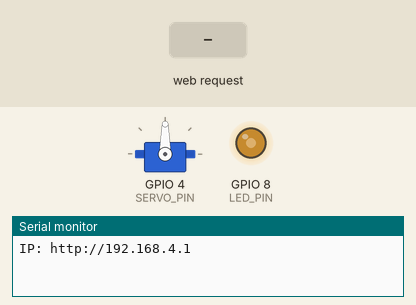
A sketch run on a simulated ESP32-S3. On the bench: servo, output pins drawn as LEDs (lit = HIGH), the last lines printed to the serial monitor. The inputs (shaded band) are chosen by the test bench.

Above: at 5.6 s.
5.7 s: HTTP request GET /updateServo?angle=1 received
At 6.3 s:
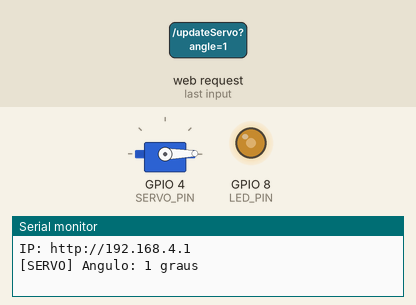
7.2 s: HTTP request GET /updateLed?freq=1&duty=1&angle=1 received
At 8.4 s:
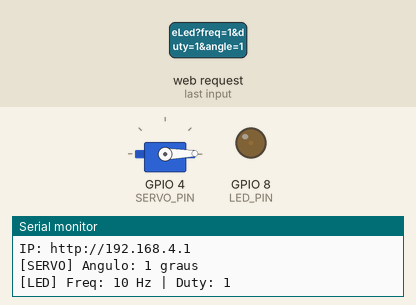
8.7 s: HTTP request GET /updateServo?angle=120 received
At 9.8 s:
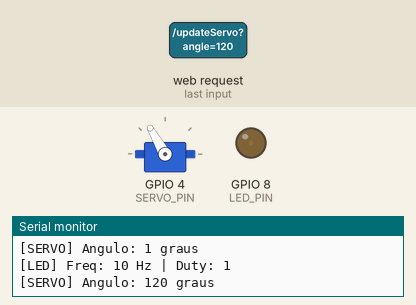
10.2 s: HTTP request GET /updateLed?freq=120&duty=120&angle=120 received
At 10.9 s:
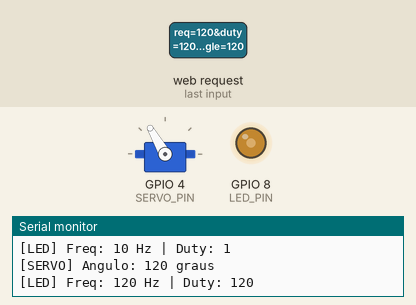
Timing chart, 0 to 12.7 s (numbered marks = the images above; inputs shaded):
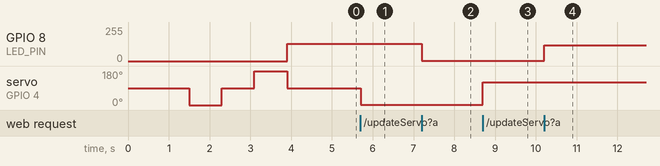

Measured:
- after the input at 5.7 s, servo on GPIO 4 (SERVO_PIN): 90° → 1° at once
- after the input at 7.2 s, GPIO 8 (LED_PIN): 128/255 → 1/255 at once
- after the input at 8.7 s, servo on GPIO 4 (SERVO_PIN): 1° → 120° at once
- after the input at 10.2 s, GPIO 8 (LED_PIN): 1/255 → 120/255 at once

The sketch:

desafio.ino
```cpp
#include <WiFi.h>
#include <WebServer.h>
#include <ESP32Servo.h>

const char* SSID     = "Controle_Servo_ESP32";
const char* PASSWORD = "12345678";

#define SERVO_PIN 4
#define LED_PIN   8

Servo meuServo;

int current_angle    = 90;
int current_led_freq = 5000;
int current_led_duty = 128;

WebServer server(80);

const char* HTML_PAINEL = R"rawhtml(
<!DOCTYPE html>
<html lang="pt-BR">
<head>
  <meta charset="UTF-8">
  <meta name="viewport" content="width=device-width, initial-scale=1">
  <title>Painel de Controle PWM</title>
  <style>
    * { box-sizing: border-box; margin: 0; padding: 0; }
    body { font-family: Arial, sans-serif; background: #0f1117; color: #e2e8f0;
           display: flex; justify-content: center; align-items: center; min-height: 100vh; padding: 1rem; }
    .container { width: 100%; max-width: 500px; }
    .card { background: #1a1d27; border: 1px solid #2e3347; border-radius: 12px; padding: 2rem; margin-bottom: 1.5rem; box-shadow: 0 4px 20px rgba(0,0,0,0.3); }
    h1 { color: #3b82f6; font-size: 1.4rem; margin-bottom: 1.5rem; text-align: center; }
    h2 { font-size: 1.1rem; margin-bottom: 1rem; color: #94a3b8; border-bottom: 1px solid #2e3347; padding-bottom: 0.3rem; }
    .control-group { margin-bottom: 1.25rem; }
    label { font-size: 0.85rem; color: #94a3b8; display: flex; justify-content: space-between; margin-bottom: 6px; }
    .val-display { font-weight: bold; font-family: monospace; }
    .led-txt { color: #10b981; }
    .servo-txt { color: #f59e0b; }
    input[type=range] { width: 100%; height: 6px; background: #22263a; border-radius: 3px; outline: none; -webkit-appearance: none; }
    input[type=range]::-webkit-slider-thumb { -webkit-appearance: none; width: 18px; height: 18px; border-radius: 50%; cursor: pointer; }
    #ledDuty::-webkit-slider-thumb, #ledFreq::-webkit-slider-thumb { background: #10b981; }
    #servoAngle::-webkit-slider-thumb { background: #f59e0b; }
    .preview-box { display: flex; justify-content: space-around; align-items: center; background: #22263a; border: 1px solid #2e3347; border-radius: 8px; padding: 1rem; margin-top: 1rem; }
    .preview-item { text-align: center; font-size: 0.75rem; color: #64748b; }
    .led-preview { width: 25px; height: 25px; border-radius: 50%; background: #10b981; margin: 8px auto 0; box-shadow: 0 0 15px #10b981; transition: opacity 0.05s; }
    .servo-base { width: 70px; height: 30px; background: #3b82f6; margin: 15px auto 0; position: relative; border-radius: 3px; }
    .servo-horn { width: 54px; height: 8px; background: #e2e8f0; position: absolute; top: -4px; left: 8px; transform-origin: center center; transition: transform 0.1s ease-out; border-radius: 4px; }
    #statusText { text-align: center; font-size: 0.8rem; color: #64748b; margin-top: 0.5rem; }
  </style>
</head>
<body>
<div class="container">
  <div class="card">
    <h1>Painel Integrado de Atuadores</h1>

    <h2>Controle do LED Externo</h2>
    <div class="control-group">
      <label>Frequência: <span class="val-display led-txt" id="ledFreqVal">5000 Hz</span></label>
      <input type="range" id="ledFreq" min="10" max="20000" value="5000" oninput="enviarLed()">
    </div>
    <div class="control-group">
      <label>Intensidade: <span class="val-display led-txt" id="ledDutyVal">50%</span></label>
      <input type="range" id="ledDuty" min="0" max="255" value="128" oninput="enviarLed()">
    </div>

    <h2>Controle do Servomotor</h2>
    <div class="control-group">
      <label>Ângulo do Braço: <span class="val-display servo-txt" id="servoAngleVal">90</span></label>
      <input type="range" id="servoAngle" min="0" max="180" value="90" oninput="enviarServo()">
    </div>

    <div class="preview-box">
      <div class="preview-item">
        <p>LED Físico</p>
        <div class="led-preview" id="ledVisual"></div>
      </div>
      <div class="preview-item">
        <p>Servo Físico</p>
        <div class="servo-base"><div class="servo-horn" id="servoVisual"></div></div>
      </div>
    </div>
    <div id="statusText">Sistema online. Aguardando comandos...</div>
  </div>
</div>

<script>
let ledTimeout   = null;
let servoTimeout = null;

function enviarLed() {
  var freq = document.getElementById("ledFreq").value;
  var duty = document.getElementById("ledDuty").value;
  document.getElementById("ledFreqVal").textContent  = freq + " Hz";
  document.getElementById("ledDutyVal").textContent  = Math.round((duty / 255) * 100) + "%";
  document.getElementById("ledVisual").style.opacity = duty / 255;
  clearTimeout(ledTimeout);
  ledTimeout = setTimeout(async () => {
    try {
      let r = await fetch(`/updateLed?freq=${freq}&duty=${duty}`);
      let d = await r.json();
      document.getElementById("statusText").textContent = `LED atualizado! Freq real: ${d.freq_real} Hz`;
    } catch(e) {
      document.getElementById("statusText").textContent = "Erro de conexao com o LED";
    }
  }, 50);
}

function enviarServo() {
  var angulo = document.getElementById("servoAngle").value;
  document.getElementById("servoAngleVal").textContent = angulo;
  document.getElementById("servoVisual").style.transform = `rotate(${angulo - 90}deg)`;
  clearTimeout(servoTimeout);
  servoTimeout = setTimeout(async () => {
    try {
      await fetch(`/updateServo?angle=${angulo}`);
      document.getElementById("statusText").textContent = `Servo posicionado em ${angulo}`;
    } catch(e) {
      document.getElementById("statusText").textContent = "Erro de conexao com o Servo";
    }
  }, 40);
}

enviarLed();
enviarServo();
</script>
</body>
</html>
)rawhtml";

void handleRoot() {
  server.send(200, "text/html", HTML_PAINEL);
}

void handleUpdateLed() {
  String sFreq = server.arg("freq");
  String sDuty = server.arg("duty");
  if (sFreq != "" && sDuty != "") {
    int reqFreq = constrain(sFreq.toInt(), 10, 20000);
    int reqDuty = constrain(sDuty.toInt(), 0, 255);

    ledcChangeFrequency(LED_PIN, reqFreq, 8);
    ledcWrite(LED_PIN, reqDuty);

    current_led_freq = reqFreq;
    current_led_duty = reqDuty;
    Serial.printf("[LED] Freq: %d Hz | Duty: %d\n", reqFreq, reqDuty);
    server.send(200, "application/json",
      "{\"status\":\"ok\",\"freq_real\":" + String(reqFreq) + "}");
  } else {
    server.send(400, "text/plain", "Faltam parametros do LED.");
  }
}

void handleUpdateServo() {
  String sAngle = server.arg("angle");
  if (sAngle != "") {
    int angle = constrain(sAngle.toInt(), 0, 180);
    meuServo.write(angle);
    current_angle = angle;
    Serial.printf("[SERVO] Angulo: %d graus\n", angle);
    server.send(200, "application/json", "{\"status\":\"ok\"}");
  } else {
    server.send(400, "text/plain", "Falta o parametro angulo.");
  }
}

void setup() {
  Serial.begin(115200);
  delay(1000);

  ESP32PWM::allocateTimer(0);
  ESP32PWM::allocateTimer(1);
  ESP32PWM::allocateTimer(2);
  ESP32PWM::allocateTimer(3);

  meuServo.setPeriodHertz(50);
  meuServo.attach(SERVO_PIN, 500, 2400);

  delay(500); meuServo.write(0);
  delay(800); meuServo.write(90);
  delay(800); meuServo.write(180);
  delay(800); meuServo.write(current_angle);

  ledcAttach(LED_PIN, current_led_freq, 8);
  ledcWrite(LED_PIN, current_led_duty);

  WiFi.softAP(SSID, PASSWORD);
  delay(500);
  Serial.printf("IP: http://%s\n", WiFi.softAPIP().toString().c_str());

  server.on("/",            handleRoot);
  server.on("/updateLed",   handleUpdateLed);
  server.on("/updateServo", handleUpdateServo);
  server.begin();
}

void loop() {
  server.handleClient();
}
```
